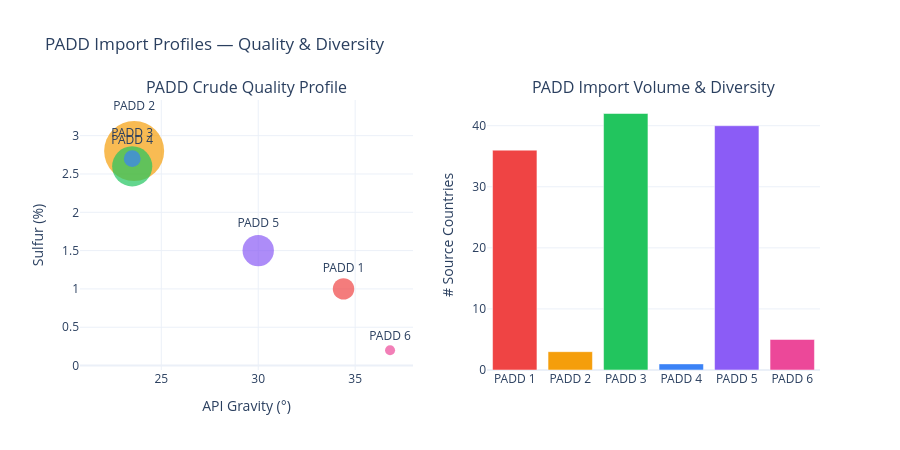

The code cell stored with this chart in its notebook:
### Markdown cell above
---

 ## 6. Refinery Appetite — PADD-Level Import Profiles



 Different PADDs import very different crudes. Let's profile each region.

### Code cell
padd_quality = (
    cli.groupby('PORT_PADD')
    .apply(lambda g: pd.Series({
        'Avg API': np.average(g['APIGRAVITY'], weights=g['QUANTITY']),
        'Avg Sulfur': np.average(g['SULFUR'], weights=g['QUANTITY']),
        'Total Volume (mb)': g['QUANTITY'].sum(),
        'Unique Countries': g['CNTRY_NAME'].nunique(),
        'Unique Companies': g['R_S_NAME'].nunique(),
        'Top Country': g.groupby('CNTRY_NAME')['QUANTITY'].sum().idxmax(),
        'Top Country %': g.groupby('CNTRY_NAME')['QUANTITY'].sum().max() / g['QUANTITY'].sum() * 100
    }), include_groups=False)
    .round(1)
)
padd_quality.index = [f'PADD {int(i)}' for i in padd_quality.index]

fig = make_subplots(
    rows=1, cols=2,
    subplot_titles=('PADD Crude Quality Profile', 'PADD Import Volume & Diversity'),
    specs=[[{'type': 'scatter'}, {'type': 'bar'}]]
)

padd_colors = ['#ef4444', '#f59e0b', '#22c55e', '#3b82f6', '#8b5cf6', '#ec4899']

for i, (padd, row) in enumerate(padd_quality.iterrows()):
    fig.add_trace(go.Scatter(
        x=[row['Avg API']], y=[row['Avg Sulfur']],
        mode='markers+text', text=[padd], textposition='top center',
        marker=dict(size=row['Total Volume (mb)'] / padd_quality['Total Volume (mb)'].max() * 50 + 10,
                    color=padd_colors[i], opacity=0.7),
        name=padd, showlegend=False
    ), row=1, col=1)

fig.add_trace(go.Bar(
    x=padd_quality.index, y=padd_quality['Unique Countries'],
    marker_color=padd_colors[:len(padd_quality)],
    name='Countries', showlegend=False
), row=1, col=2)

fig.update_xaxes(title_text='API Gravity (°)', row=1, col=1)
fig.update_yaxes(title_text='Sulfur (%)', row=1, col=1)
fig.update_yaxes(title_text='# Source Countries', row=1, col=2)

fig.update_layout(height=450, template='plotly_white',
                  title='PADD Import Profiles — Quality & Diversity')
fig.show()

print(padd_quality.to_string())

### Figure 1 — Plotly figure (JSON) as saved in the notebook; plotly's stock layout.template omitted (floating-point values rounded to 4 significant figures)
{"data": [{"marker": {"color": "#ef4444", "opacity": 0.7, "size": 21.42}, "mode": "markers+text", "name": "PADD 1", "showlegend": false, "text": ["PADD 1"], "textposition": "top center", "type": "scatter", "x": [34.4], "xaxis": "x", "y": [1], "yaxis": "y"}, {"marker": {"color": "#f59e0b", "opacity": 0.7, "size": 60}, "mode": "markers+text", "name": "PADD 2", "showlegend": false, "text": ["PADD 2"], "textposition": "top center", "type": "scatter", "x": [23.6], "xaxis": "x", "y": [2.8], "yaxis": "y"}, {"marker": {"color": "#22c55e", "opacity": 0.7, "size": 40.15}, "mode": "markers+text", "name": "PADD 3", "showlegend": false, "text": ["PADD 3"], "textposition": "top center", "type": "scatter", "x": [23.5], "xaxis": "x", "y": [2.6], "yaxis": "y"}, {"marker": {"color": "#3b82f6", "opacity": 0.7, "size": 16.8}, "mode": "markers+text", "name": "PADD 4", "showlegend": false, "text": ["PADD 4"], "textposition": "top center", "type": "scatter", "x": [23.5], "xaxis": "x", "y": [2.7], "yaxis": "y"}, {"marker": {"color": "#8b5cf6", "opacity": 0.7, "size": 31.38}, "mode": "markers+text", "name": "PADD 5", "showlegend": false, "text": ["PADD 5"], "textposition": "top center", "type": "scatter", "x": [30], "xaxis": "x", "y": [1.5], "yaxis": "y"}, {"marker": {"color": "#ec4899", "opacity": 0.7, "size": 10.06}, "mode": "markers+text", "name": "PADD 6", "showlegend": false, "text": ["PADD 6"], "textposition": "top center", "type": "scatter", "x": [36.8], "xaxis": "x", "y": [0.2], "yaxis": "y"}, {"marker": {"color": ["#ef4444", "#f59e0b", "#22c55e", "#3b82f6", "#8b5cf6", "#ec4899"]}, "name": "Countries", "showlegend": false, "type": "bar", "x": ["PADD 1", "PADD 2", "PADD 3", "PADD 4", "PADD 5", "PADD 6"], "xaxis": "x2", "y": [36, 3, 42, 1, 40, 5], "yaxis": "y2"}], "layout": {"annotations": [{"font": {"size": 16}, "showarrow": false, "text": "PADD Crude Quality Profile", "x": 0.225, "xanchor": "center", "xref": "paper", "y": 1, "yanchor": "bottom", "yref": "paper"}, {"font": {"size": 16}, "showarrow": false, "text": "PADD Import Volume & Diversity", "x": 0.775, "xanchor": "center", "xref": "paper", "y": 1, "yanchor": "bottom", "yref": "paper"}], "height": 450, "title": {"text": "PADD Import Profiles — Quality & Diversity"}, "xaxis": {"anchor": "y", "domain": [0, 0.45], "title": {"text": "API Gravity (°)"}}, "xaxis2": {"anchor": "y2", "domain": [0.55, 1]}, "yaxis": {"anchor": "x", "domain": [0, 1], "title": {"text": "Sulfur (%)"}}, "yaxis2": {"anchor": "x2", "domain": [0, 1], "title": {"text": "# Source Countries"}}}}
